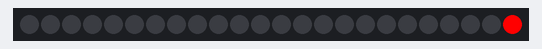
A sketch run on a simulated Arduino Uno, built with avr-gcc and run on an emulated ATmega328P. Parts: 24 RGB LEDs in strip order, left to right.

Above: at 4.11 s.
At 8.39 s:
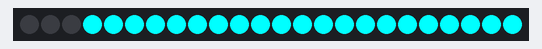
At 12.98 s:
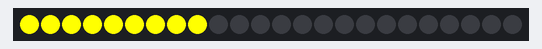
At 21.24 s:
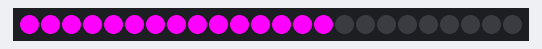
At 29.19 s:
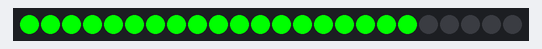
At 38.68 s:
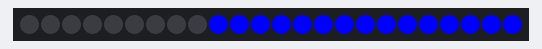

The sketch:

wand.ino
```cpp
#include <Adafruit_NeoPixel.h>

#define PIN 1

// Parameter 1 = number of pixels in strip
// Parameter 2 = pin number (most are valid)
// Parameter 3 = pixel type flags, add together as needed:
//   NEO_KHZ800  800 KHz bitstream (most NeoPixel products w/WS2812 LEDs)
//   NEO_KHZ400  400 KHz (classic 'v1' (not v2) FLORA pixels, WS2811 drivers)
//   NEO_GRB     Pixels are wired for GRB bitstream (most NeoPixel products)
//   NEO_RGB     Pixels are wired for RGB bitstream (v1 FLORA pixels, not v2)
Adafruit_NeoPixel strip = Adafruit_NeoPixel(24, PIN, NEO_GRB + NEO_KHZ800);

void setup() {
  strip.begin();
  strip.show(); // Initialize all pixels to 'off'
}

void loop() {
  for(uint16_t i=0; i<15; i++) {
    whiteFlash(60);
  }
  for(uint16_t i=0; i<20; i++) {
    niceColors(5);
  }

  //  rainbowBlink(50);
}

void whiteFlash(uint8_t w) {

  for(uint16_t i=0; i<14; i++) {
      strip.setPixelColor(i, strip.Color(255, 255, 255));
  }
  strip.show();
  delay(w);
  for(uint16_t i=0; i<14; i++) {
      strip.setPixelColor(i, strip.Color(0, 0, 0));
  }
  strip.show();
  delay(w);

  for(uint16_t i=14; i<strip.numPixels(); i++) {
      strip.setPixelColor(i, strip.Color(255, 255, 255));
  }
  strip.show();
  delay(w);
  for(uint16_t i=14; i<strip.numPixels(); i++) {
      strip.setPixelColor(i, strip.Color(0, 0, 0));
  }
  strip.show();
  delay(w);

}
void niceColors(uint8_t w) {
  colorWipe(strip.Color(255, 0, 0), w); // Red
  colorWipe(strip.Color(0, 0, 0), w);
  colorWipe(strip.Color(255, 255, 0), w);
  colorWipe(strip.Color(0, 0, 0), w);
  colorWipe(strip.Color(0, 255, 0), w); // Green
  colorWipe(strip.Color(0, 0, 0), w);
  colorWipe(strip.Color(0, 255, 255), w);
  colorWipe(strip.Color(0, 0, 0), w);
  colorWipe(strip.Color(0, 0, 255), w); // Blue
  colorWipe(strip.Color(0, 0, 0), w);
  colorWipe(strip.Color(255, 0, 255), w);
  colorWipe(strip.Color(0, 0, 0), w);
}

// Fill the dots one after the other with a color
void colorWipe(uint32_t c, uint8_t wait) {
  for(uint16_t i=0; i<strip.numPixels(); i++) {
      strip.setPixelColor(i, c);
      strip.show();
      delay(wait);
  }
}

void rainbowBlink(uint8_t wait) {
  uint16_t i, j;

  for(j=0; j<256/16; j++) {
    for(i=0; i<strip.numPixels(); i++) {
      strip.setPixelColor(i, Wheel((i+j*16) & 255));
    }
    strip.show();
    delay(wait);
    strip.setPixelColor(i, 0);
    strip.show();
    delay(wait);
  }
}
void rainbow(uint8_t wait) {
  uint16_t i, j;

  for(j=0; j<256; j++) {
    for(i=0; i<strip.numPixels(); i++) {
      strip.setPixelColor(i, Wheel((i+j) & 255));
    }
    strip.show();
    delay(wait);
  }
}

// Slightly different, this makes the rainbow equally distributed throughout
void rainbowCycle(uint8_t wait) {
  uint16_t i, j;

  for(j=0; j<256*5; j++) { // 5 cycles of all colors on wheel
    for(i=0; i< strip.numPixels(); i++) {
      strip.setPixelColor(i, Wheel(((i * 256 / strip.numPixels()) + j) & 255));
    }
    strip.show();
    delay(wait);
  }
}

// Input a value 0 to 255 to get a color value.
// The colours are a transition r - g - b - back to r.
uint32_t Wheel(byte WheelPos) {
  if(WheelPos < 85) {
   return strip.Color(WheelPos * 3, 255 - WheelPos * 3, 0);
  } else if(WheelPos < 170) {
   WheelPos -= 85;
   return strip.Color(255 - WheelPos * 3, 0, WheelPos * 3);
  } else {
   WheelPos -= 170;
   return strip.Color(0, WheelPos * 3, 255 - WheelPos * 3);
  }
}
```
